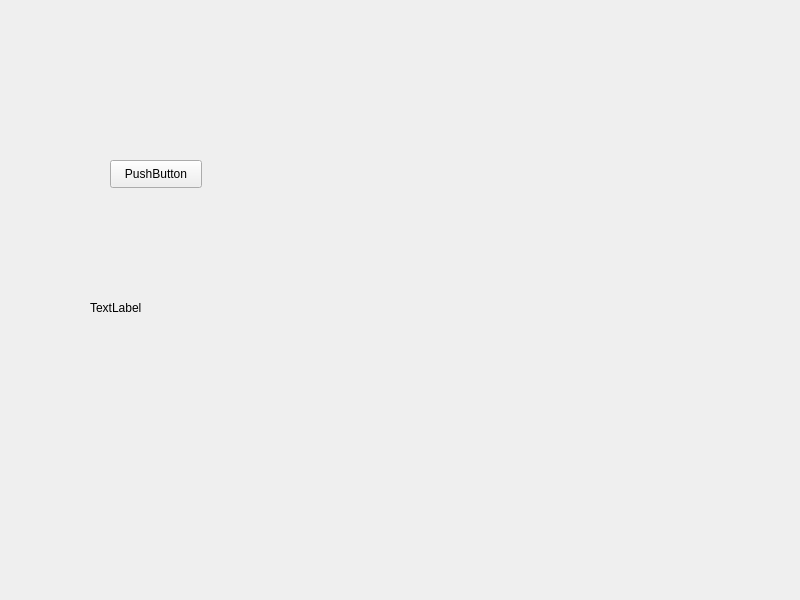
<?xml version="1.0" encoding="UTF-8"?>
<ui version="4.0">
 <class>MainUI</class>
 <widget class="QWidget" name="MainUI">
  <property name="geometry">
   <rect>
    <x>0</x>
    <y>0</y>
    <width>800</width>
    <height>600</height>
   </rect>
  </property>
  <property name="windowTitle">
   <string>MainUI</string>
  </property>
  <widget class="QPushButton" name="btn">
   <property name="geometry">
    <rect>
     <x>110</x>
     <y>160</y>
     <width>92</width>
     <height>28</height>
    </rect>
   </property>
   <property name="text">
    <string>PushButton</string>
   </property>
   <property name="checkable">
    <bool>true</bool>
   </property>
  </widget>
  <widget class="QLabel" name="label">
   <property name="geometry">
    <rect>
     <x>90</x>
     <y>300</y>
     <width>72</width>
     <height>15</height>
    </rect>
   </property>
   <property name="text">
    <string>TextLabel</string>
   </property>
  </widget>
 </widget>
 <resources/>
 <connections/>
</ui>
